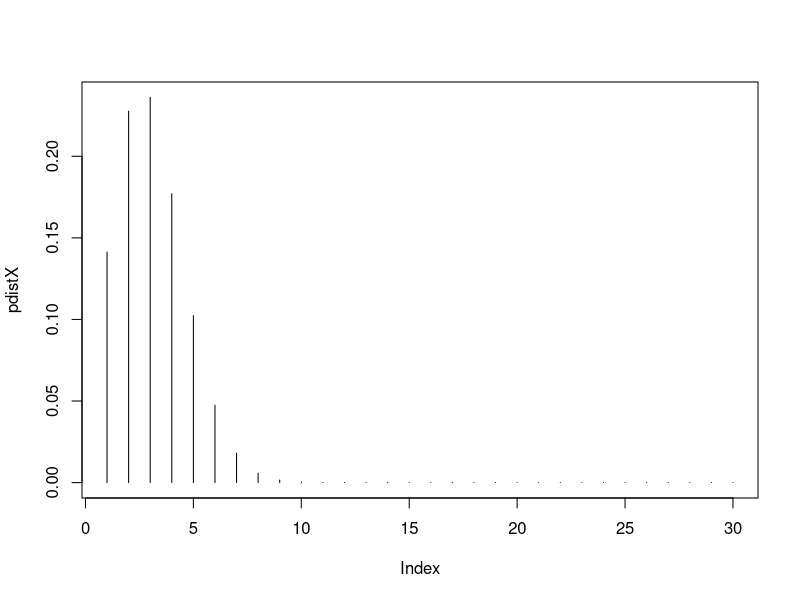
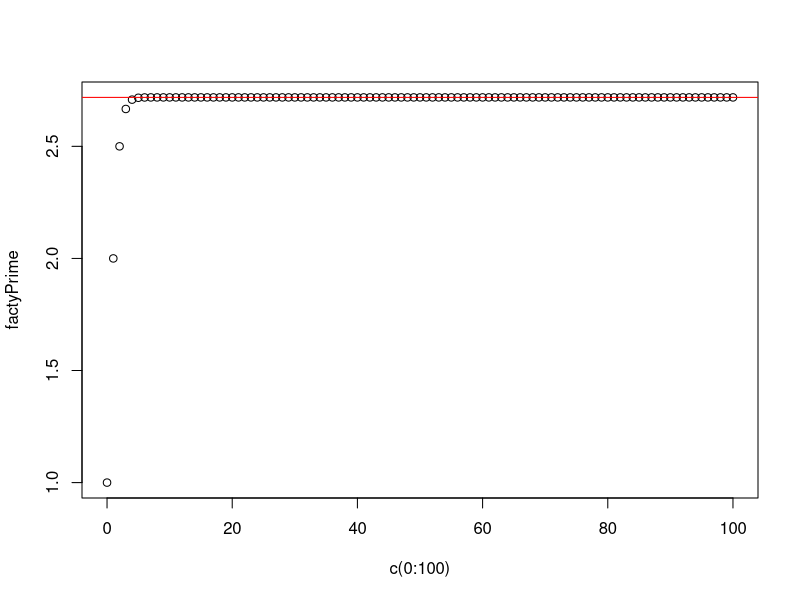

Recreate these plots in R, in order.
#TAnveer bariana
#homework 5

#11111111111111111111111111111111111111111111111111111111111111111111111
#aaaaaaaaaaaaaaaaaaaaaaaaaaaaaaaaaaaaaaaaaaaaaaaaaaaaaaaaaaaaaaaaaaaaaaa
    #p(5 in 30) p(l)= .1
plefty <- choose(30, 5) * (.1 ^ 5) * (.9 ^ 25)
dbinom(5, 30, .1)
#bbbbbbbbbbbbbbbbbbbbbbbbbbbbbbbbbbbbbbbbbbbbbbbbbbbbbbbbbbbbbbbbbbbbbbb
pdistX<- dbinom(1:30, 30, .1)
#ccccccccccccccccccccccccccccccccccccccccccccccccccccccccccccccccccccccc
plot(pdistX, type= 'h')
#ddddddddddddddddddddddddddddddddddddddddddddddddddddddddddddddddddddd
pLeftChair <- pbinom(4, 30, .1)
#22222222222222222222222222222222222222222222222222222222222222222222222
#mean 7, sd 1.2
#aaaaaaaaaaaaaaaaaaaaaaaaaaaaaaaaaaaaaaaaaaaaaaaaaaaaaaaaaaaaaaaaaaaaaaa
overNine <- 1 - pnorm(9, 7, 1.2)
#bbbbbbbbbbbbbbbbbbbbbbbbbbbbbbbbbbbbbbbbbbbbbbbbbbbbbbbbbbbbbbbbbbbbbbb
nice <- pnorm(8, 7, 1.2) - pnorm(6, 7, 1.2)
#ccccccccccccccccccccccccccccccccccccccccccccccccccccccccccccccccccccccc
qnorm(.85, 7, 1.2)
#ddddddddddddddddddddddddddddddddddddddddddddddddddddddddddddddddddddddd
sam <- sample(5.8:9.2, 10, T)
mean(sam)
sd(sam)
#eeeeeeeeeeeeeeeeeeeeeeeeeeeeeeeeeeeeeeeeeeeeeeeeeeeeeeeeeeeeeeeeeeeeeeee
saem <- sample(5.8:9.2, 10000, T)
mean(saem)
sd(saem)
#33333333333333333333333333333333333333333333333333333333333333333333333
#aaaaaaaaaaaaaaaaaaaaaaaaaaaaaaaaaaaaaaaaaaaaaaaaaaaaaaaaaaaaaaaaaaaaaaa
#well say anything outside of this[-3:3] is negligable  
nor <- (sample(-3:3, 10000, T)) ^ 2
#bbbbbbbbbbbbbbbbbbbbbbbbbbbbbbbbbbbbbbbbbbbbbbbbbbbbbbbbbbbbbbbbbbbbbbb
pnorm(2, mean(nor), sd(nor))
#ccccccccccccccccccccccccccccccccccccccccccccccccccccccccccccccccccccccc
pchisq(2, 1)
#i think i messed up/ they are very differnt, maybe complements
#44444444444444444444444444444444444444444444444444444444444444444444444
#aaaaaaaaaaaaaaaaaaaaaaaaaaaaaaaaaaaaaaaaaaaaaaaaaaaaaaaaaaaaaaaaaaaaaaa
facty <- 1/(factorial(0:100))
#bbbbbbbbbbbbbbbbbbbbbbbbbbbbbbbbbbbbbbbbbbbbbbbbbbbbbbbbbbbbbbbbbbbbbbb
factyPrime<- NULL
factyPrime <- cumsum(facty)
factyPrime[1] <- facty[1]



#ccccccccccccccccccccccccccccccccccccccccccccccccccccccccccccccccccccccc
plot(c(0:100), factyPrime)
abline(h = exp(1), col = "red")
#i cant get the graph to go high enough to show e
